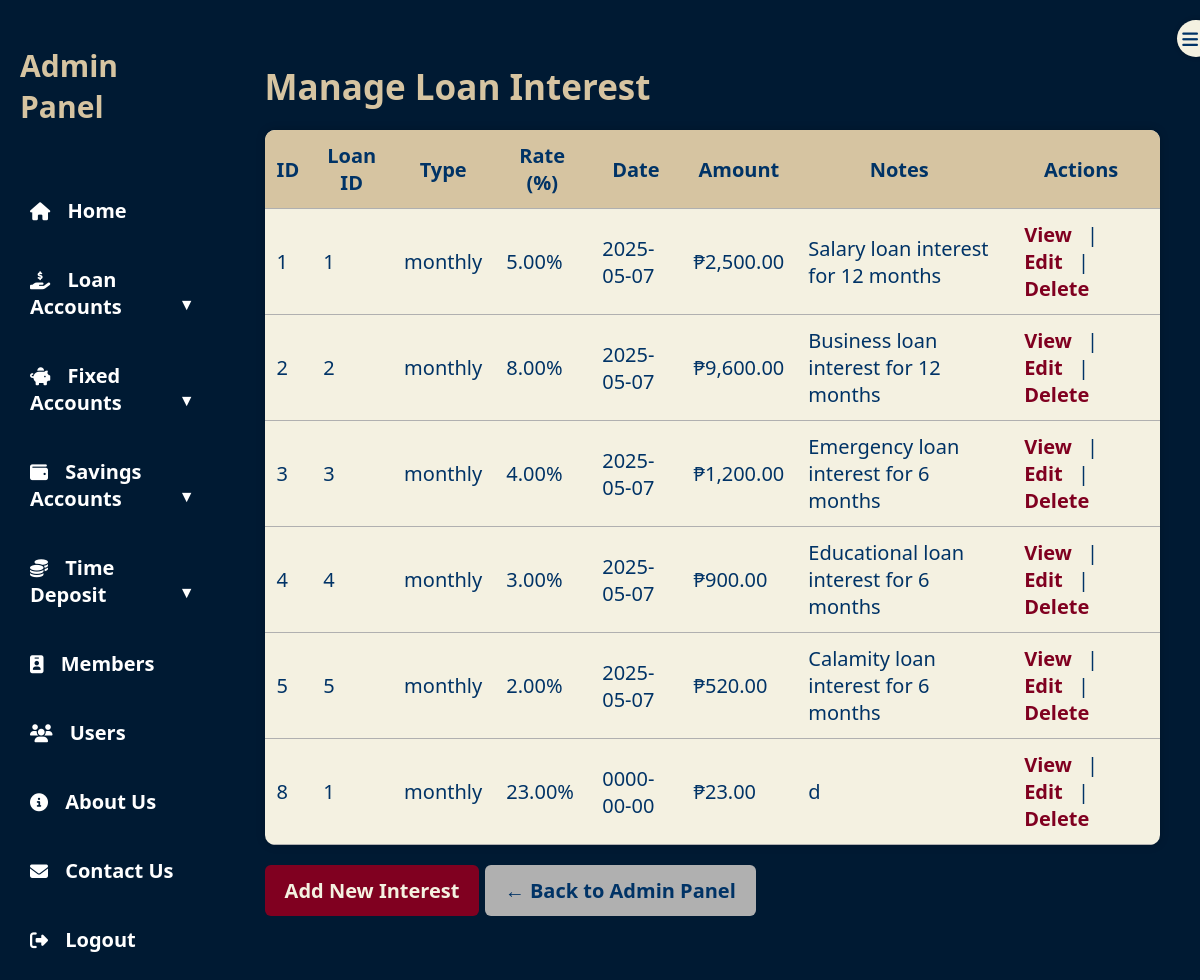
Screenshot of /loanInterest_Page.php (signed in) with the database file from the repository.
### tables this page shows
CREATE TABLE `LOAN_INTEREST` (
  `loan_interest_id` int(11) NOT NULL,
  `loan_id` int(11) DEFAULT NULL,
  `interest_type` enum('monthly','yearly','flat','declining') DEFAULT NULL,
  `rate` decimal(5,2) DEFAULT NULL,
  `calculated_on` date DEFAULT NULL,
  `interest_amount` decimal(10,2) DEFAULT NULL,
  `notes` text DEFAULT NULL
);

### public/loanInterest_Page.php (the view, shortened to what this page needs)
<?php
require_once __DIR__ . '/../includes/db.php';
$query = "SELECT * FROM LOAN_INTEREST ORDER BY calculated_on DESC";
$result = $conn->query($query);
?>
<!DOCTYPE html>
<html lang="en">
<head>
  <link rel="stylesheet" href="assets/css/admincss.css" />
  <link rel="stylesheet" href="https://cdnjs.cloudflare.com/ajax/libs/font-awesome/6.4.0/css/all.min.css" />
</head>
<body>
<div class="admin-container">
<nav class="sidebar" id="sidebar">
    <div class="toggle-btn" onclick="toggleSidebar()">
        <i class="fas fa-bars"></i>
    </div>
    <h2>Admin Panel</h2>
    <ul>
        <li><a href="adminPanel.php"><i class="fas fa-home"></i><span> Home</span></a></li>
        <li class="dropdown">
            <a href="#" class="dropdown-btn"><i class="fas fa-hand-holding-usd"></i><span> Loan Accounts</span></a>
        </li>
        <li class="dropdown">
            <a href="#" class="dropdown-btn"><i class="fas fa-piggy-bank"></i><span> Fixed Accounts</span></a>
        </li>
        <li class="dropdown">
            <a href="#" class="dropdown-btn"><i class="fas fa-wallet"></i><span> Savings Accounts</span></a>
        </li>
        <li class="dropdown">
            <a href="#" class="dropdown-btn"><i class="fas fa-coins"></i><span> Time Deposit</span></a>
        </li>
        <li><a href="member_Page.php"><i class="fas fa-id-badge"></i><span> Members</span></a></li>
        <li><a href="user_Page.php"><i class="fas fa-users"></i><span> Users</span></a></li>
        <li><a href="about_Page.php"><i class="fas fa-info-circle"></i><span> About Us</span></a></li>
        <li><a href="contact_Page.php"><i class="fas fa-envelope"></i><span> Contact Us</span></a></li>
        <li>
            <a href="logout.php" onclick="return confirm('Are you sure you want to logout?');">
                <i class="fas fa-sign-out-alt"></i><span> Logout</span>
            </a>
        </li>
    </ul>
</nav>
<main class="main-content">
  <h1>Manage Loan Interest</h1>
  <table>
    <thead>
      <tr>
        <th>ID</th>
        <th>Loan ID</th>
        <th>Type</th>
        <th>Rate (%)</th>
        <th>Date</th>
        <th>Amount</th>
        <th>Notes</th>
        <th>Actions</th>
      </tr>
    </thead>
    <tbody>
      <?php while ($row = $result->fetch_assoc()): ?>
      <tr>
        <td><?= $row['loan_interest_id'] ?></td>
        <td><?= $row['loan_id'] ?></td>
        <td><?= htmlspecialchars($row['interest_type']) ?></td>
        <td><?= $row['rate'] ?>%</td>
        <td><?= $row['calculated_on'] ?></td>
        <td>₱<?= number_format($row['interest_amount'], 2) ?></td>
        <td><?= htmlspecialchars($row['notes']) ?></td>
        <td>
          <a href="#" class="view-btn"
             data-id="<?= $row['loan_interest_id'] ?>"
             data-loanid="<?= $row['loan_id'] ?>"
             data-type="<?= htmlspecialchars($row['interest_type']) ?>"
             data-rate="<?= $row['rate'] ?>"
             data-date="<?= $row['calculated_on'] ?>"
             data-amount="<?= number_format($row['interest_amount'], 2) ?>"
             data-notes="<?= htmlspecialchars($row['notes']) ?>">View</a>
          |
          <a href="edit_Interest.php?loan_interest_id=<?= $row['loan_interest_id'] ?>">Edit</a>
          |
        <a href="delete_Interest.php?loan_interest_id=<?= $row['loan_interest_id'] ?>" onclick="return confirm('Are you sure you want to delete this loan interest?');">Delete</a>
        </td>
      </tr>
      <?php endwhile; ?>
    </tbody>
  </table>
  <a href="add_Interest.php" class="login-btn">Add New Interest</a>
  <a href="adminPanel.php" class="login-btn" style="background-color: var(--gray); color: var(--navy);">← Back to Admin Panel</a>
</main>
</div>
</body>
</html>

### public/assets/css/admincss.css (style rules this page uses)
:root { --navy: #003366; --yellowish: #D6C4A1; --gray: #B0B0B0; --burgundy: #800020; --cream: #F4F1E1; --dark-bg: #001A33; --hover-highlight: #D6C4A1; }
body { margin: 0; font-family: "Segoe UI", sans-serif; font-size: 20px; background-color: var(--navy); color: var(--cream); height: 100vh; display: flex; }
.admin-container { display: flex; width: 100%; }
.sidebar { width: 260px; background-color: var(--dark-bg); padding: 20px; display: flex; flex-direction: column; height: 100vh; transition: width 0.3s ease-in-out; overflow: hidden; box-shadow: 2px 0 10px rgba(0,0,0,0.3); }
.sidebar h2 { color: var(--yellowish); font-size: 30px; margin-bottom: 40px; transition: opacity 0.3s; }
.sidebar ul { list-style: none; padding: 0; }
.sidebar li { margin-bottom: 22px; position: relative; }
.sidebar a { color: var(--cream); text-decoration: none; font-weight: bold; display: flex; align-items: center; padding: 10px; border-radius: 8px; transition: background-color 0.2s, transform 0.2s; }
.sidebar i { margin-right: 12px; font-size: 18px; transition: margin 0.3s; }
.toggle-btn { position: absolute; top: 20px; right: -15px; background-color: var(--cream); color: var(--navy); border-radius: 50%; padding: 5px; cursor: pointer; box-shadow: 0 0 5px rgba(0,0,0,0.2); transition: background 0.3s; }
.main-content h1 { font-size: 35px; margin-bottom: 10px; color: var(--yellowish); }
.main-content { flex-grow: 1; padding: 40px; background-color: #002244; transition: margin-left 0.3s ease; }
.main-content h1 { font-size: 32px; margin-bottom: 20px; color: var(--yellowish); }
.sidebar ul .dropdown > a:after { content: " ▼"; float: right; font-size: 0.8em; }
.sidebar ul li a { display: block; padding: 10px; color: #fff; text-decoration: none; }

### public/loanInterest_Page.php (style rules this page uses)
:root { --navy: #003366; --yellowish: #D6C4A1; --gray: #B0B0B0; --burgundy: #800020; --cream: #F4F1E1; }
body { background-color: var(--navy); color: var(--cream); display: flex; height: 100vh; }
.main-content { flex-grow: 1; padding: 40px; background-color: #001a33; overflow-y: auto; }
.main-content h1 { font-size: 35px; margin-bottom: 20px; color: var(--yellowish); }
table { width: 100%; border-collapse: collapse; background-color: var(--cream); color: var(--navy); border-radius: 10px; overflow: hidden; box-shadow: 0 0 10px rgba(0,0,0,0.2); }
thead { background-color: var(--yellowish); }
th, td { padding: 12px; border-bottom: 1px solid var(--gray); }
td a { text-decoration: none; font-weight: bold; color: var(--burgundy); padding: 6px 10px; border-radius: 4px; }
.login-btn { display: inline-block; padding: 12px 20px; background-color: var(--burgundy); color: var(--cream); text-decoration: none; font-weight: bold; border-radius: 6px; margin-top: 20px; transition: 0.3s; }

### rows the page displays
loan_interest: loan_interest_id "1", loan "1", interest_type "monthly", rate "5.00", calculated_on "2025-05-07", interest_amount "2,500.00", notes "Salary loan interest for 12 months"
loan_interest: loan_interest_id "2", loan "2", interest_type "monthly", rate "8.00", calculated_on "2025-05-07", interest_amount "9,600.00", notes "Business loan interest for 12 months"
loan_interest: loan_interest_id "3", loan "3", interest_type "monthly", rate "4.00", calculated_on "2025-05-07", interest_amount "1,200.00", notes "Emergency loan interest for 6 months"
loan_interest: loan_interest_id "4", loan "4", interest_type "monthly", rate "3.00", calculated_on "2025-05-07", interest_amount "900.00", notes "Educational loan interest for 6 months"
loan_interest: loan_interest_id "5", loan "5", interest_type "monthly", rate "2.00", calculated_on "2025-05-07", interest_amount "520.00", notes "Calamity loan interest for 6 months"
loan_interest: loan_interest_id "8", loan "1", interest_type "monthly", rate "23.00", calculated_on "0000-00-00", interest_amount "23.00", notes "d"
